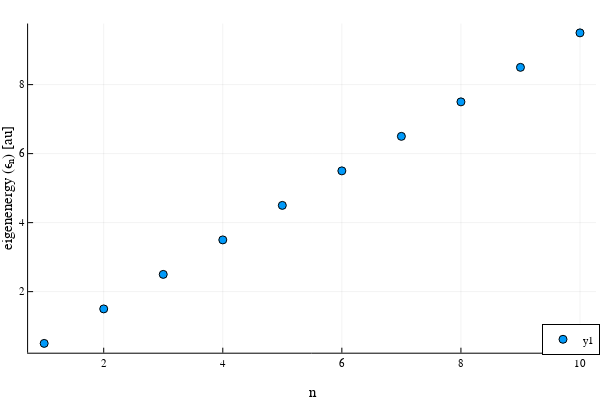

Notebook source saved alongside this figure:
### Code cell
fig1 = plot_eigenvalues(simulation_info, output_data)
display(fig1)

### Figure 1 — Plotly figure (JSON) as saved in the notebook; plotly's stock layout.template omitted (floating-point values rounded to 4 significant figures)
{"data": [{"colorbar": {"len": 0.9143, "title": "", "x": 0.9934, "y": 0.533}, "legendgroup": "y1", "marker": {"color": "rgba(0, 154, 250, 1.000)", "line": {"color": "rgba(0, 0, 0, 1.000)", "width": 1}, "size": 8, "symbol": "circle"}, "mode": "markers", "name": "y1", "showlegend": true, "type": "scatter", "x": [1, 2, 3, 4, 5, 6, 7, 8, 9, 10], "xaxis": "x", "y": [0.5, 1.5, 2.5, 3.5, 4.5, 5.5, 6.5, 7.5, 8.5, 9.5], "yaxis": "y"}], "layout": {"annotations": [], "height": 400, "legend": {"bgcolor": "rgba(255, 255, 255, 1.000)", "bordercolor": "rgba(0, 0, 0, 1.000)", "borderwidth": 1, "font": {"color": "rgba(0, 0, 0, 1.000)", "family": "sans-serif", "size": 11}, "title": {"font": {"color": "rgba(0, 0, 0, 1.000)", "family": "sans-serif", "size": 15}, "text": ""}, "tracegroupgap": 0, "traceorder": "normal", "x": 1, "xanchor": "right", "y": 0.07, "yanchor": "bottom"}, "margin": {"b": 20, "l": 0, "r": 0, "t": 20}, "paper_bgcolor": "rgba(255, 255, 255, 1.000)", "plot_bgcolor": "rgba(255, 255, 255, 1.000)", "showlegend": true, "width": 600, "xaxis": {"anchor": "y", "domain": [0.04684, 0.9934], "gridcolor": "rgba(0, 0, 0, 0.100)", "gridwidth": 0.5, "linecolor": "rgba(0, 0, 0, 1.000)", "mirror": false, "range": [0.73, 10.27], "showgrid": true, "showline": true, "showticklabels": true, "tickangle": 0, "tickcolor": "rgb(0, 0, 0)", "tickfont": {"color": "rgba(0, 0, 0, 1.000)", "family": "sans-serif", "size": 11}, "tickmode": "array", "ticks": "inside", "ticktext": ["2", "4", "6", "8", "10"], "tickvals": [2, 4, 6, 8, 10], "title": "n", "titlefont": {"color": "rgba(0, 0, 0, 1.000)", "family": "sans-serif", "size": 15}, "type": "-", "visible": true, "zeroline": false, "zerolinecolor": "rgba(0, 0, 0, 1.000)"}, "yaxis": {"anchor": "x", "domain": [0.07581, 0.9902], "gridcolor": "rgba(0, 0, 0, 0.100)", "gridwidth": 0.5, "linecolor": "rgba(0, 0, 0, 1.000)", "mirror": false, "range": [0.23, 9.77], "showgrid": true, "showline": true, "showticklabels": true, "tickangle": 0, "tickcolor": "rgb(0, 0, 0)", "tickfont": {"color": "rgba(0, 0, 0, 1.000)", "family": "sans-serif", "size": 11}, "tickmode": "array", "ticks": "inside", "ticktext": ["2", "4", "6", "8"], "tickvals": [2, 4, 6, 8], "title": "eigenenergy (ϵₙ) [au]", "titlefont": {"color": "rgba(0, 0, 0, 1.000)", "family": "sans-serif", "size": 15}, "type": "-", "visible": true, "zeroline": false, "zerolinecolor": "rgba(0, 0, 0, 1.000)"}}}
